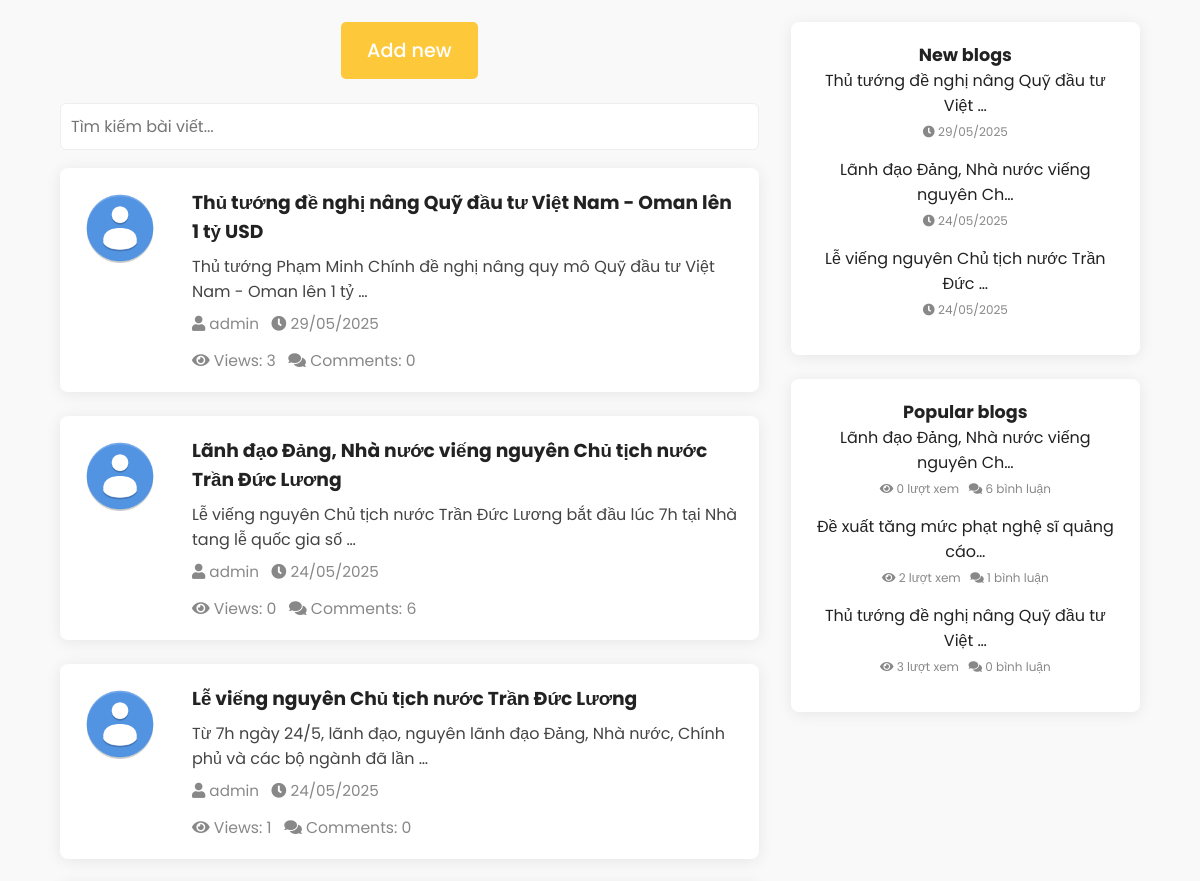
/blog/ (middle part), run on an earlier commit of the app's database.
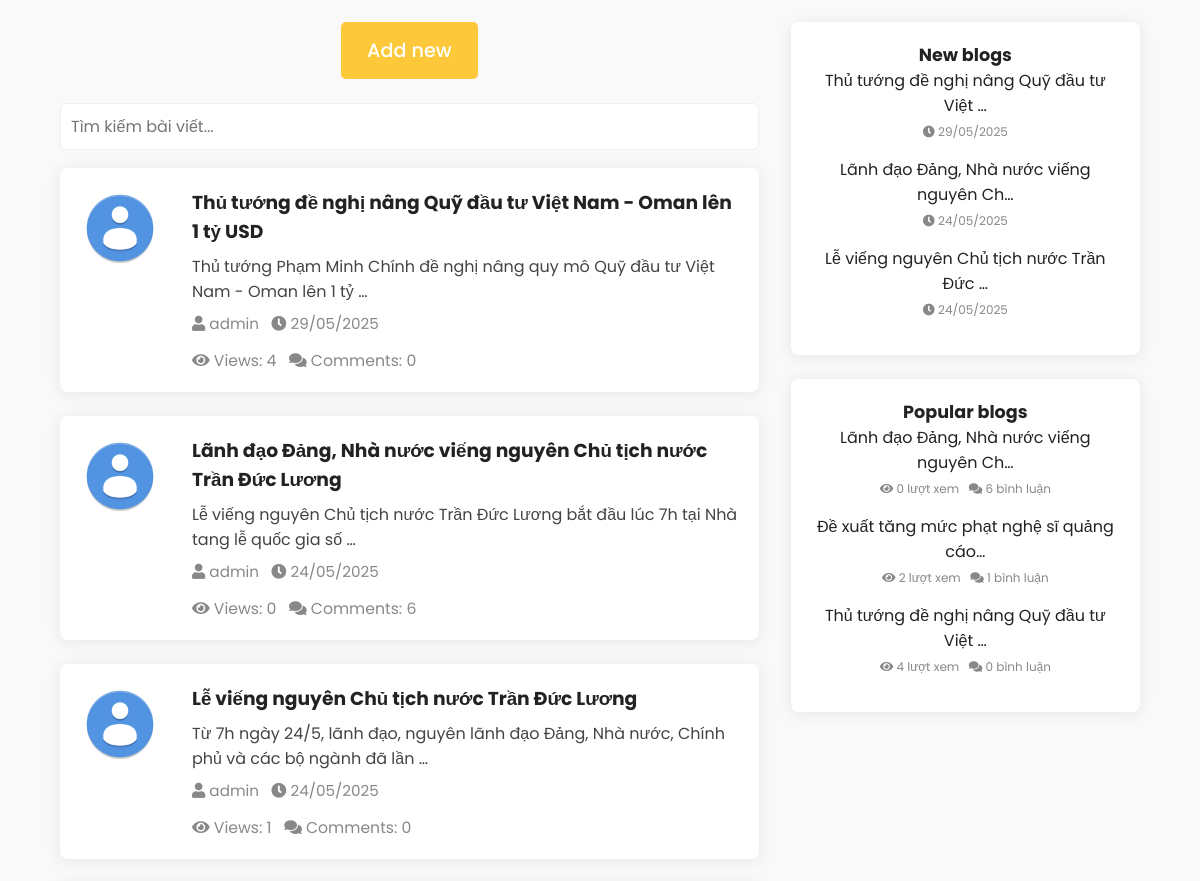
And on a later commit of the database.
### app/models.py (models this page shows, shortened)
class Blog(models.Model):
    title = models.CharField(max_length=200)
    content = RichTextUploadingField() # Nội dung bài viết viết bằng Markdown # Hình ảnh bài viết
    created_at = models.DateTimeField(auto_now_add=True)
    updated_at = models.DateTimeField(auto_now=True)
    author = models.ForeignKey("app.User", on_delete=models.CASCADE, related_name="blogs")
    views = models.PositiveIntegerField(default=0)  # Số lượt xem bài viết

class User(AbstractUser):
    id = models.AutoField(primary_key=True)  # Tự động tăng ID cho người dùng
    email = models.EmailField(unique=True, max_length=254, blank=True)  # Override email thành unique
    phone = models.CharField(max_length=15, blank=True, null=True)
    avatar = models.ImageField(upload_to='avatars/', blank=True, null=True)
    birthday = models.DateField(null=True, blank=True)
    ROLE_CHOICES = [
        ('student', 'student'),
        ('instructor', 'instructor'),
        ('admin', 'admin'),
    ]
    role = models.CharField(max_length=20, choices=ROLE_CHOICES, default='student')
    self_description = RichTextUploadingField(default="", blank=True, null=True)  # Mô tả bản thân viết bằng Markdown
    enrolled_courses = models.ManyToManyField(
        "app.Course",
        through="app.Enrollment",
        related_name="enrolled_students",
        verbose_name="Course",
        blank=True
    )
    instructors = models.ManyToManyField(
        "app.Course",
        through="app.TeachingAssignment",
        related_name="instructed_courses",
        blank=True
    )

### app/views.py (the view)
# urls.py: path("blog/", views.blog_view, name="blog"),
def blog_view(request):
    now = timezone.now().date()
    blogs = Blog.objects.annotate(
        num_comments=Count('comments'),
        days_since=ExpressionWrapper(
            (now - F('created_at__date')),
            output_field=FloatField()
        ),
    ).annotate(
        popularity=ExpressionWrapper(
            (F('views') * 0.2 + F('num_comments') * 0.8) / (F('days_since') + 1),  # +1 để tránh chia cho 0
            output_field=FloatField()
        )
    ).order_by('-created_at')
    latest_blogs = blogs.order_by('-created_at')[:3]
    popular_blogs = blogs.order_by('-popularity')[:3]
    return render(request, "app/blog.html", {
        "blogs": blogs,
        "latest_blogs": latest_blogs,
        "popular_blogs": popular_blogs,
    })

### app/templates/app/blog.html (shortened to what the changed rows need)
{% load static %}
<!DOCTYPE html>
<html lang="en">
<head>
    <link rel="stylesheet" href="https://pro.fontawesome.com/releases/v5.10.0/css/all.css" />
    <link rel="stylesheet" href="{% static 'style.css' %}">
</head>
<body>
    <section id="courses">
        <div style="display: flex; gap: 32px;">
            <div style="flex: 2;">
                <div class="course-list" id="blogList">
                    {% for blog in blogs %}
                        <div class="course-row">
                            {% if blog.author.avatar %}
                                <img src="{{ blog.author.avatar.url }}" alt="{{ blog.author.get_full_name|default:blog.author.username }}" style="width:80px;height:80px;object-fit:cover;border-radius:50%;margin-right:32px;">
                            {% else %}
                                <img src="{% static 'images/avatar-default.png' %}" alt="avatar" style="width:80px;height:80px;object-fit:cover;border-radius:50%;margin-right:32px;">
                            {% endif %}
                            <div class="course-row-content">
                                <h3>
                                    <a href="{% url 'blog_detail' blog.id %}">
                                        {{ blog.title }}
                                    </a>
                                </h3>
                                <div class="blog-content-preview">{{ blog.content|truncatewords_html:20|safe }}</div>
                                <p style="font-size: 0.95em; color: #888;">
                                    <i class="fa fa-user"></i> {{ blog.author.get_full_name|default:blog.author.username }} &nbsp;
                                    <i class="fa fa-clock"></i> {{ blog.created_at|date:"d/m/Y" }}
                                </p>
                                <div style="font-size: 0.98em; color: #888; margin-top: 6px;">
                                    <i class="fa fa-eye"></i> Views: {{ blog.views }} &nbsp;
                                    <i class="fa fa-comments"></i> Comments: {{ blog.num_comments|default:0 }}
                                </div>
                            </div>
                        </div>
                    {% empty %}
                        <p>No blog blogs available at the moment.</p>
                    {% endfor %}
                </div>
            </div>
            <aside style="flex: 1; min-width: 260px;">
                <div style="background: #fff; border-radius: 8px; box-shadow: 0 2px 16px rgba(0,0,0,0.08); padding: 20px; margin-bottom: 24px;">
                    <ul style="list-style:none; padding:0; margin:0;">
                        {% for blog in latest_blogs %}
                            <li style="margin-bottom: 14px;">
                                <a href="{% url 'blog_detail' blog.id %}" style="color:#222; text-decoration:none;">
                                    {{ blog.title|truncatechars:40 }}
                                </a>
                                <br>
                                <span style="font-size:12px; color:#888;"><i class="fa fa-clock"></i> {{ blog.created_at|date:"d/m/Y" }}</span>
                            </li>
                        {% endfor %}
                    </ul>
                </div>
                <div style="background: #fff; border-radius: 8px; box-shadow: 0 2px 16px rgba(0,0,0,0.08); padding: 20px;">
                    <ul style="list-style:none; padding:0; margin:0;">
                        {% for blog in popular_blogs %}
        <li style="margin-bottom: 14px;">
            <a href="{% url 'blog_detail' blog.id %}" style="color:#222; text-decoration:none;">
                {{ blog.title|truncatechars:40 }}
            </a>
            <br>
            <span style="font-size:12px; color:#888;">
                <i class="fa fa-eye"></i> {{ blog.views|default:0 }} lượt xem
                &nbsp; <i class="fa fa-comments"></i> {{ blog.num_comments|default:0 }} bình luận
            </span>
        </li>
    {% endfor %}
</ul>
                </div>
            </aside>
        </div>
    </section>
</body>
</html>

What changed in the data, as far as the page shows it:
changed Blog "Thủ tướng đề nghị nâng Quỹ đầu tư Việt Nam - Oman lên 1 tỷ USD": views "3" → "4"
